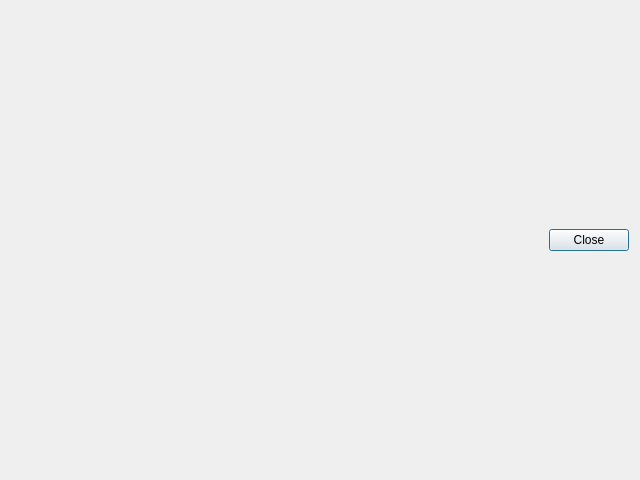
<?xml version="1.0" encoding="UTF-8"?>
<ui version="4.0">
 <class>TokenShowDetails</class>
 <widget class="QDialog" name="TokenShowDetails">
  <property name="geometry">
   <rect>
    <x>0</x>
    <y>0</y>
    <width>640</width>
    <height>480</height>
   </rect>
  </property>
  <property name="windowTitle">
   <string notr="true">Show ZRC721 Token</string>
  </property>
  <layout class="QGridLayout" name="gridLayoutMain">
   <item row="0" column="0">
    <layout class="QVBoxLayout" name="verticalLayout">
    </layout>
   </item>
   <item row="1" column="0">
    <layout class="QGridLayout" name="gridLayoutFooter">
     <item>
      <widget class="QDialogButtonBox" name="buttonBox">
       <property name="orientation">
        <enum>Qt::Horizontal</enum>
       </property>
       <property name="standardButtons">
        <set>QDialogButtonBox::Close</set>
       </property>
      </widget>
     </item>
    </layout>
   </item>
  </layout>
 </widget>
 <resources/>
 <connections>
  <connection>
   <sender>buttonBox</sender>
   <signal>rejected()</signal>
   <receiver>TokenShowDetails</receiver>
   <slot>reject()</slot>
   <hints>
    <hint type="sourcelabel">
     <x>20</x>
     <y>20</y>
    </hint>
    <hint type="destinationlabel">
     <x>20</x>
     <y>20</y>
    </hint>
   </hints>
  </connection>
 </connections>
</ui>
